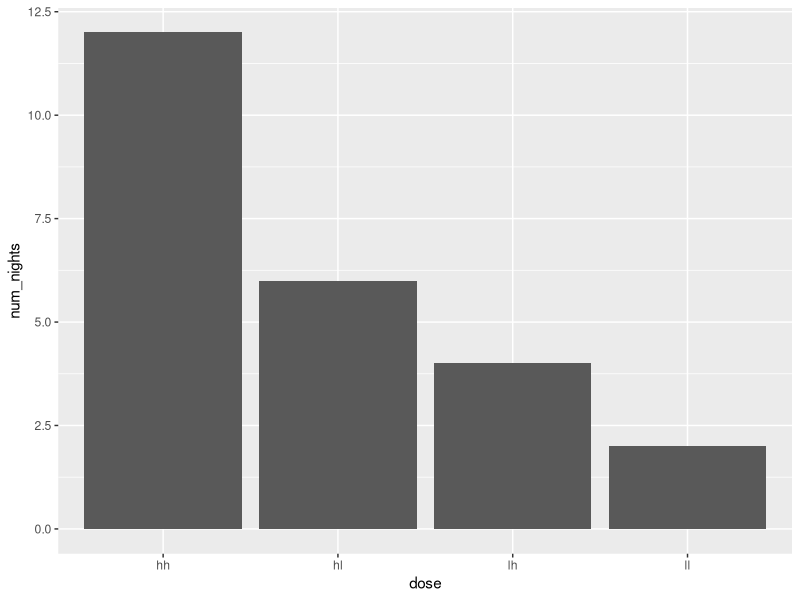

This chart was generated by the following R code:
library(tidyverse)


ll <- 2
hl <- 6
lh <- 4
hh <- 12


df <- data.frame(dose = c("ll", "hl", "lh", "hh"), num_nights = c(2,6,4,12))

ggplot(df) +
  geom_col(aes(x = dose, y = num_nights))


x <- matrix(1:10, nrow = 5, ncol = 2, byrow = TRUE)
y <- matrix(11:20, nrow = 2, ncol = 5, byrow = TRUE)

n <- 3:100

x <- rnorm(n, mean = 50, sd = 4)
